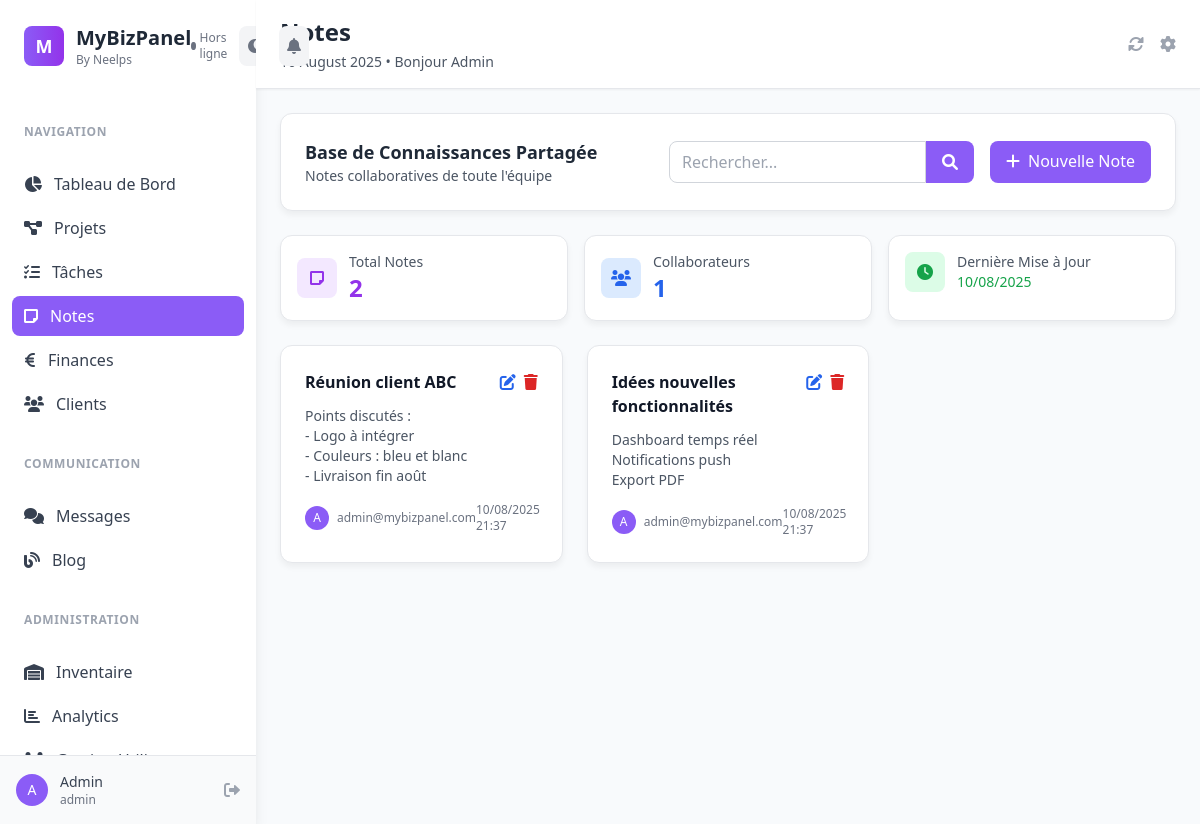
Screenshot of /?page=notes (signed in) with the database file from the repository.
### tables this page shows
CREATE TABLE notes (
    id VARCHAR(50) PRIMARY KEY,
    title VARCHAR(255) NOT NULL,
    content TEXT,
    user_id VARCHAR(50) NOT NULL,
    created_at TIMESTAMP DEFAULT CURRENT_TIMESTAMP,
    updated_at TIMESTAMP DEFAULT CURRENT_TIMESTAMP ON UPDATE CURRENT_TIMESTAMP,
    INDEX idx_user_id (user_id)
);

CREATE TABLE users (
    id VARCHAR(50) PRIMARY KEY,
    email VARCHAR(255) UNIQUE NOT NULL,
    password VARCHAR(255) NOT NULL,
    first_name VARCHAR(100),
    last_name VARCHAR(100),
    role ENUM('admin', 'support', 'employee') DEFAULT 'employee',
    is_active BOOLEAN DEFAULT TRUE,
    created_at TIMESTAMP DEFAULT CURRENT_TIMESTAMP,
    updated_at TIMESTAMP DEFAULT CURRENT_TIMESTAMP ON UPDATE CURRENT_TIMESTAMP,
    INDEX idx_email (email),
    INDEX idx_role (role)
);

### config.php (called while the page is built, shortened)
<?php
function sanitizeOutput($value) {
    return htmlspecialchars($value ?? '', ENT_QUOTES, 'UTF-8');
}
?>

### pages/notes.php (the view, shortened to what this page needs)
<?php
$editNote = null;
try {
    $searchTerm = $_GET['search'] ?? '';
    if ($searchTerm) {
        $stmt = $pdo->prepare("
            SELECT n.*, u.email as author_email
            FROM notes n
            LEFT JOIN users u ON n.user_id = u.id
            WHERE n.title LIKE ? OR n.content LIKE ?
            ORDER BY n.updated_at DESC
        ");
        $stmt->execute(["%$searchTerm%", "%$searchTerm%"]);
    } else {
        $stmt = $pdo->prepare("
            SELECT n.*, u.email as author_email
            FROM notes n
            LEFT JOIN users u ON n.user_id = u.id
            ORDER BY n.updated_at DESC
        ");
        $stmt->execute();
    }
    $notes = $stmt->fetchAll();
} catch (Exception $e) {
    $notes = [];
    $error = "Erreur lors de la récupération des notes : " . $e->getMessage();
}
?>
<div class="space-y-6">
    <?php if (isset($_GET['action']) && $_GET['action'] === 'new' || $editNote): ?>
    <div class="card p-6">
        <h3 class="text-lg font-semibold mb-4">
            <?= $editNote ? 'Modifier la note' : 'Nouvelle note' ?>
        </h3>
        <form method="POST" class="space-y-4">
            <input type="hidden" name="action" value="<?= $editNote ? 'update' : 'create' ?>">
            <?php if ($editNote): ?>
            <input type="hidden" name="id" value="<?= $editNote['id'] ?>">
            <?php endif; ?>
            <div>
                <label class="block text-sm font-medium text-gray-700 mb-2">Titre *</label>
                <input type="text" name="title" required class="w-full px-3 py-2 border border-gray-300 rounded-lg focus:ring-2 focus:ring-violet-500"
                       value="<?= sanitizeOutput($editNote['title'] ?? '') ?>" placeholder="Titre de votre note">
            </div>
            <div>
                <label class="block text-sm font-medium text-gray-700 mb-2">Contenu</label>
                <textarea name="content" rows="8" class="w-full px-3 py-2 border border-gray-300 rounded-lg focus:ring-2 focus:ring-violet-500"
                          placeholder="Écrivez votre note ici..."><?= sanitizeOutput($editNote['content'] ?? '') ?></textarea>
            </div>
            <div class="flex space-x-4">
                <button type="submit" class="btn-primary px-6 py-2 rounded-lg">
                    <i class="fas fa-save mr-2"></i>
                    <?= $editNote ? 'Modifier' : 'Créer' ?>
                </button>
                <a href="?page=notes" class="bg-gray-500 text-white px-6 py-2 rounded-lg hover:bg-gray-600">Annuler</a>
            </div>
        </form>
    </div>
    <?php else: ?>
    <div class="card p-6">
        <div class="flex flex-col md:flex-row md:items-center md:justify-between space-y-4 md:space-y-0">
            <div>
                <h3 class="text-lg font-semibold">Base de Connaissances Partagée</h3>
                <p class="text-sm text-gray-600">Notes collaboratives de toute l'équipe</p>
            </div>
            <div class="flex space-x-4">
                <form method="GET" class="flex">
                    <input type="text" name="search" value="<?= sanitizeOutput($_GET['search'] ?? '') ?>"
                           placeholder="Rechercher..."
                           class="px-3 py-2 border border-gray-300 rounded-l-lg focus:ring-2 focus:ring-violet-500">
                    <button type="submit" class="btn-primary px-4 py-2 rounded-r-lg">
                        <i class="fas fa-search"></i>
                    </button>
                </form>
                <a href="?page=notes&action=new" class="btn-primary px-4 py-2 rounded-lg">
                    <i class="fas fa-plus mr-2"></i>Nouvelle Note
                </a>
            </div>
        </div>
    </div>
    <div class="grid grid-cols-1 md:grid-cols-3 gap-4">
        <div class="card p-4">
            <div class="flex items-center">
                <div class="w-10 h-10 bg-purple-100 rounded-lg flex items-center justify-center">
                    <i class="fas fa-sticky-note text-purple-600"></i>
                </div>
                <div class="ml-3">
                    <p class="text-sm text-gray-600">Total Notes</p>
                    <p class="text-2xl font-bold text-purple-600"><?= count($notes) ?></p>
                </div>
            </div>
        </div>
        <div class="card p-4">
            <div class="flex items-center">
                <div class="w-10 h-10 bg-blue-100 rounded-lg flex items-center justify-center">
                    <i class="fas fa-users text-blue-600"></i>
                </div>
                <div class="ml-3">
                    <p class="text-sm text-gray-600">Collaborateurs</p>
                    <p class="text-2xl font-bold text-blue-600">
                        <?= count(array_unique(array_column($notes, 'author_email'))) ?>
                    </p>
                </div>
            </div>
        </div>
        <div class="card p-4">
            <div class="flex items-center">
                <div class="w-10 h-10 bg-green-100 rounded-lg flex items-center justify-center">
                    <i class="fas fa-clock text-green-600"></i>
                </div>
                <div class="ml-3">
                    <p class="text-sm text-gray-600">Dernière Mise à Jour</p>
                    <p class="text-sm font-medium text-green-600">
                        <?= !empty($notes) ? date('d/m/Y', strtotime($notes[0]['updated_at'])) : 'Aucune' ?>
                    </p>
                </div>
            </div>
        </div>
    </div>
    <?php if (empty($notes)): ?>
    <div class="card p-12">
        <div class="text-center text-gray-500">
            <i class="fas fa-sticky-note text-4xl mb-4"></i>
            <p class="text-lg">Aucune note trouvée</p>
            <?php if (!empty($_GET['search'])): ?>
            <p class="text-sm">Essayez d'autres mots-clés ou <a href="?page=notes" class="text-violet-600">voir toutes les notes</a></p>
            <?php else: ?>
            <p class="text-sm">Commencez par créer votre première note</p>
            <a href="?page=notes&action=new" class="mt-4 inline-block btn-primary px-6 py-2 rounded-lg">
                Créer la première note
            </a>
            <?php endif; ?>
        </div>
    </div>
    <?php else: ?>
    <div class="grid grid-cols-1 md:grid-cols-2 lg:grid-cols-3 gap-6">
        <?php foreach ($notes as $note): ?>
        <div class="card p-6 hover:shadow-lg transition-shadow">
            <div class="flex justify-between items-start mb-3">
                <h4 class="font-semibold text-gray-900 line-clamp-2"><?= sanitizeOutput($note['title']) ?></h4>
                <div class="flex space-x-2 ml-2">
                    <a href="?page=notes&edit=<?= $note['id'] ?>" class="text-blue-600 hover:text-blue-800">
                        <i class="fas fa-edit"></i>
                    </a>
                    <form method="POST" style="display: inline;" onsubmit="return confirmDelete('Supprimer cette note ?')">
                        <button type="submit" class="text-red-600 hover:text-red-800">
                            <i class="fas fa-trash"></i>
                        </button>
                    </form>
                </div>
            </div>
            <?php if ($note['content']): ?>
            <div class="text-gray-600 text-sm mb-4 line-clamp-4">
                <?= nl2br(sanitizeOutput(substr($note['content'], 0, 150))) ?>
            </div>
            <?php endif; ?>
            <div class="flex items-center justify-between text-xs text-gray-500">
                <div class="flex items-center">
                    <div class="w-6 h-6 bg-violet-500 rounded-full flex items-center justify-center text-white text-xs mr-2">
                        <?= strtoupper(substr($note['author_email'], 0, 1)) ?>
                    </div>
                    <span><?= sanitizeOutput($note['author_email']) ?></span>
                </div>
                <span><?= date('d/m/Y H:i', strtotime($note['updated_at'])) ?></span>
            </div>
        </div>
        <?php endforeach; ?>
    </div>
    <?php endif; ?>
    <?php endif; ?>
</div>

### index.php (style rules this page uses)
:root { --primary: #8b5cf6; --primary-dark: #7c3aed; --secondary: #f3f4f6; --accent: #fbbf24; }
.btn-primary { background-color: var(--primary); color: white; transition: all 0.3s ease; }
body { background-color: #f8fafc; color: #1f2937; }
.card { background: white; border-radius: 12px; box-shadow: 0 4px 6px rgba(0, 0, 0, 0.05); border: 1px solid #e5e7eb; }

### pages/notes.php (style rules this page uses)
.line-clamp-2 { display: -webkit-box; -webkit-line-clamp: 2; -webkit-box-orient: vertical; overflow: hidden; }
.line-clamp-4 { display: -webkit-box; -webkit-line-clamp: 4; -webkit-box-orient: vertical; overflow: hidden; }

### rows the page displays
notes: updated_at "10/08/2025", title "Réunion client ABC", content "Points discutés : - Logo à intégrer - Couleurs : bleu et blanc - Livraison fin août", user.email "A", user.email "admin@mybizpanel.com", updated_at "10/08/2025 21:37"
notes: title "Idées nouvelles fonctionnalités", content "Dashboard temps réel Notifications push Export PDF", user.email "A", user.email "admin@mybizpanel.com", updated_at "10/08/2025 21:37"

### other values shown
substr($_SESSION['first_name'] ?? 'U', 0, 1) "A"
sanitizeOutput($_SESSION['first_name'] ?? 'Utilisateur') "Admin"
sanitizeOutput($_SESSION['role'] ?? 'employee') "admin"
$pageTitles[$currentPage] "Notes"
count($notes) "2"
count(array_unique(array_column($notes, 'author_email'))) "1"
